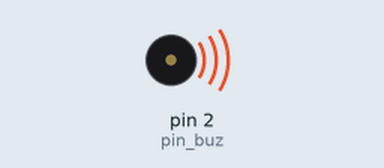
Bench run of a sketch on a simulated Arduino Uno, built with avr-gcc and run on an emulated ATmega328P. Shown: buzzer (waves = sounding). What the sketch prints to the serial monitor is not drawn.

Above: at 0.2 s.
Timing chart, 0 to 1.7 s (numbered marks = the images above):
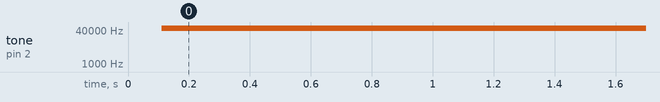

The sketch:

04_SineGeneratorDiffuseTest.ino
```cpp
//EndlessSynth, 1-bit sine generator with diffusion
//I implemented 1 bit sound synthesis without timer.
//It's appear that sound too harch :)
//also, it's inefficient to compute time for each phase sample.
//So, in the next sketches I will use timer interrupts timer to obtain precise sample rate.
//as a final result, see 09_SineWaveInterruptsMega

//Device: Arduino Uno or Mega
//Commutation:
const byte pin_buz = 2;
//Note: Monitor port baud must be set to 500000!


//---------------------------------------------------------------
void setup() {
  Serial.begin(500000);
  Serial.println("EndlessSynth Sine 1.1");

  Serial.print("Buzzer pin: "); Serial.println(pin_buz);

  pinMode(pin_buz, OUTPUT);
  make_wavetable();
}

//---------------------------------------------------------------
//Sine wavetable
const int wave_n = 256;
char wave_table[wave_n];

void make_wavetable() {
  int volume = 100; //0..127
  for (int i = 0; i < wave_n; i++) {
    wave_table[i] = int(sin(i * 2 * PI / wave_n) * volume); //127); //-127..127
  }

  Serial.println("Wavetable");
  for (int i = 0; i < wave_n; i++) {
    Serial.print(int(wave_table[i])); Serial.print(" ");
    if (i > 0 && i % 20 == 0) Serial.println();
  }
  Serial.println();
}

//---------------------------------------------------------------
//Sound output parameters

int sample_rate = 16000; //desired sample rate, can vary
int pause_mcs = (1000000 / sample_rate); //Delay between sound outputs. Note: real sample reate is less because of other things to process.
const unsigned int sound_chunk_mcs = 100; //duration of continuous sound playing - between them all other commands proessed

//Tone
float freq = 440; //sound frequency
unsigned long period_mcs = (unsigned long)(1000000.0 / freq); //period for wavetable

const int diff_step = 127; //step of diffusion subtraction - 1..127, kind of threshold for sound

//Generation variables
unsigned long time_start_mcs = 0; //time of sound start
int sound_value = 0;              //sound diffusion value

//---------------------------------------------------------------
inline void sound_output() {
  unsigned long time_now0 = micros();
  unsigned long time_now = time_now0;

  //unsigned long time_end = time_now + sound_chunk_mcs; //time of exit this loop

  //for time measure
  //int count = 1000;
  //for (int i = 0; i < count; i++) {

  //sound generation loop
  //while (time_now < time_end) {
  //unsigned long delta = time_now - time_start_mcs;
  //int phase = (delta % period_mcs) * wave_n / period_mcs;
  //Serial.print(delta); Serial.print(" "); Serial.print(period_mcs); Serial.print(" "); Serial.println(phase);

  int repeats = 8;
  for (int phase = 0; phase < wave_n; phase++) {
    char sample = wave_table[phase];  //TODO interpolation
    for (int i = 0; i < repeats; i++) {

      sound_value += sample;
      //Serial.print(int(sample)); Serial.print(" "); Serial.println(sound_value);

      //output audio sample to buzzer
      if (sound_value >= 0) {
        digitalWrite(pin_buz, HIGH);    //buzzer ON
        sound_value -= diff_step;       //diffusion propagation
      }
      else {
        digitalWrite(pin_buz, LOW);     //buzzer OFF
        sound_value += diff_step;       //diffusion propagation
      }
      //wait before play next sound
      //delayMicroseconds(pause_mcs);
      //delayMicroseconds(1);

      //time_now = micros(); //update current time
    }
  }

  //unsigned long time_end = micros();
  //Serial.print("cycle lenght ");
  //Serial.println((time_end - time_now0) / (repeats * wave_n));
  //Serial.println((time_end - time_now0) / (count));

  //Cycle duration:
  //7 microseconds without time measure and phase computation -> 142 kHz
  //87 microseconds with time measure and phase computation -> 12kHz

}


//---------------------------------------------------------------
void loop() {
  sound_output();
  //Serial.println(period_mcs);

  //unsigned long time_now = micros();
  //Serial.println(time_now);
}

//---------------------------------------------------------------
```

Measured:
- by itself, tone on pin 2 (pin_buz): silent → 48413 Hz at 0.11 s
